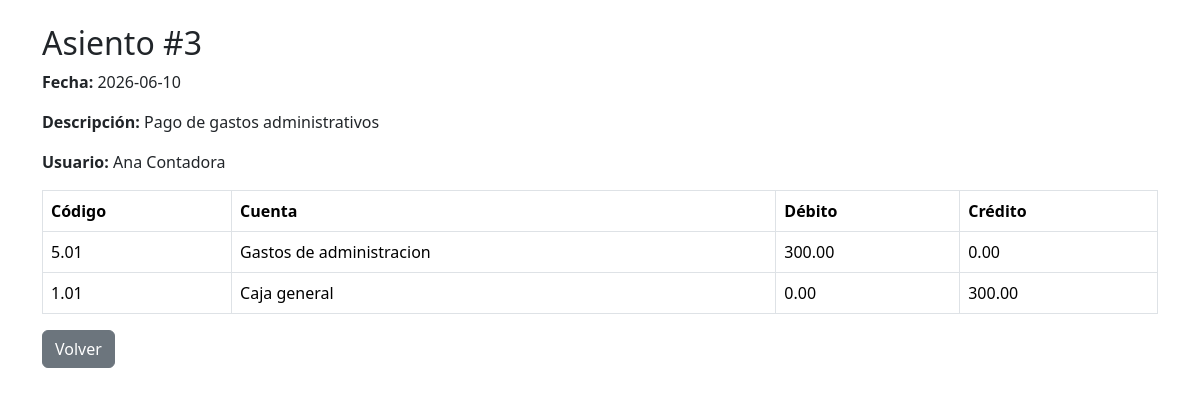
Screenshot of /diario/diario_ver.php?id=3 with the database file from the repository.
### tables this page shows
CREATE TABLE diario (
  id INT AUTO_INCREMENT PRIMARY KEY,
  fecha DATE NOT NULL,
  descripcion VARCHAR(255),
  usuario_id INT NOT NULL,
  estado VARCHAR(20) NOT NULL DEFAULT 'abierto',
  creado_en DATETIME DEFAULT CURRENT_TIMESTAMP,
  FOREIGN KEY (usuario_id) REFERENCES usuarios(id)
);

CREATE TABLE usuarios (
  id INT AUTO_INCREMENT PRIMARY KEY,
  nombre VARCHAR(100) NOT NULL,
  correo VARCHAR(100) NOT NULL UNIQUE,
  contrasena VARCHAR(255) NOT NULL,
  rol_id INT NOT NULL,
  estado_actividad TINYINT(1) NOT NULL DEFAULT 1,
  creado_en DATETIME DEFAULT CURRENT_TIMESTAMP,
  FOREIGN KEY (rol_id) REFERENCES roles(id)
);

CREATE TABLE diario_detalle (
  id INT AUTO_INCREMENT PRIMARY KEY,
  diario_id INT NOT NULL,
  cuenta_id INT NOT NULL,
  debito DECIMAL(12,2) NOT NULL DEFAULT 0,
  credito DECIMAL(12,2) NOT NULL DEFAULT 0,
  FOREIGN KEY (diario_id) REFERENCES diario(id),
  FOREIGN KEY (cuenta_id) REFERENCES cuentas(id)
);

CREATE TABLE cuentas (
  id INT AUTO_INCREMENT PRIMARY KEY,
  codigo VARCHAR(20) NOT NULL UNIQUE,
  nombre VARCHAR(100) NOT NULL,
  clase TINYINT NOT NULL,
  usuario_id INT NOT NULL,
  fecha_registro DATETIME DEFAULT CURRENT_TIMESTAMP,
  activo TINYINT(1) NOT NULL DEFAULT 1,
  FOREIGN KEY (usuario_id) REFERENCES usuarios(id)
);

### diario/diario_ver.php (the view, shortened to what this page needs)
<?php
$pdo = Conexion::obtenerInstancia()->obtenerPDO();
$id = $_GET['id'];
$stmt = $pdo->prepare("
SELECT
d.id,
d.fecha,
d.descripcion,
u.nombre usuario
FROM diario d
INNER JOIN usuarios u
ON d.usuario_id=u.id
WHERE d.id=?
");
$stmt->execute([$id]);
$diario = $stmt->fetch();
$stmt = $pdo->prepare("
SELECT
c.codigo,
c.nombre,
dd.debito,
dd.credito
FROM diario_detalle dd
INNER JOIN cuentas c
ON dd.cuenta_id=c.id
WHERE dd.diario_id=?
");
$stmt->execute([$id]);
$detalle = $stmt->fetchAll();
?>
<!DOCTYPE html>
<html lang="es">
<head>
<link href="https://cdn.jsdelivr.net/npm/bootstrap@5.3.3/dist/css/bootstrap.min.css" rel="stylesheet">
</head>
<body>
<div class="container mt-4">
<h2>Asiento #<?= $diario['id'] ?></h2>
<p>
<strong>Fecha:</strong>
<?= $diario['fecha'] ?>
</p>
<p>
<strong>Descripción:</strong>
<?= htmlspecialchars($diario['descripcion']) ?>
</p>
<p>
<strong>Usuario:</strong>
<?= htmlspecialchars($diario['usuario']) ?>
</p>
<table class="table table-bordered">
<thead>
<tr>
<th>Código</th>
<th>Cuenta</th>
<th>Débito</th>
<th>Crédito</th>
</tr>
</thead>
<tbody>
<?php foreach($detalle as $d): ?>
<tr>
<td><?= $d['codigo'] ?></td>
<td><?= htmlspecialchars($d['nombre']) ?></td>
<td><?= number_format($d['debito'],2) ?></td>
<td><?= number_format($d['credito'],2) ?></td>
</tr>
<?php endforeach; ?>
</tbody>
</table>
<a
href="diario_index.php"
class="btn btn-secondary">
Volver </a>
</div>
</body>
</html>

### rows the page displays
diario: id "3", fecha "2026-06-10", descripcion "Pago de gastos administrativos", usuario.nombre "Ana Contadora"
diario_detalle: cuenta.codigo "5.01", cuenta.nombre "Gastos de administracion", debito "300.00", credito "0.00"
diario_detalle: cuenta.codigo "1.01", cuenta.nombre "Caja general", debito "0.00", credito "300.00"
